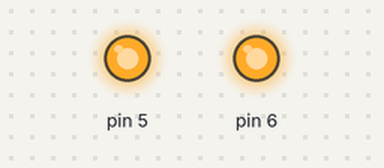
A sketch run on a simulated Arduino Uno, built with avr-gcc and run on an emulated ATmega328P. On the bench: output pins drawn as LEDs (lit = HIGH).

Above: at 0.1 s.
Timing chart, 0 to 1.6 s (numbered marks = the images above):
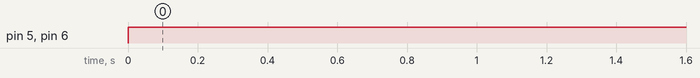

The sketch:

wbotcheck.ino
```cpp
void setup() {
  pinMode(5,OUTPUT);
  pinMode(6,OUTPUT);

}

void loop() {
  digitalWrite(5,HIGH);
  digitalWrite(6,HIGH);
}
```

Measured:
- by itself, pin 5, pin 6: LOW → HIGH at 0.00 s
